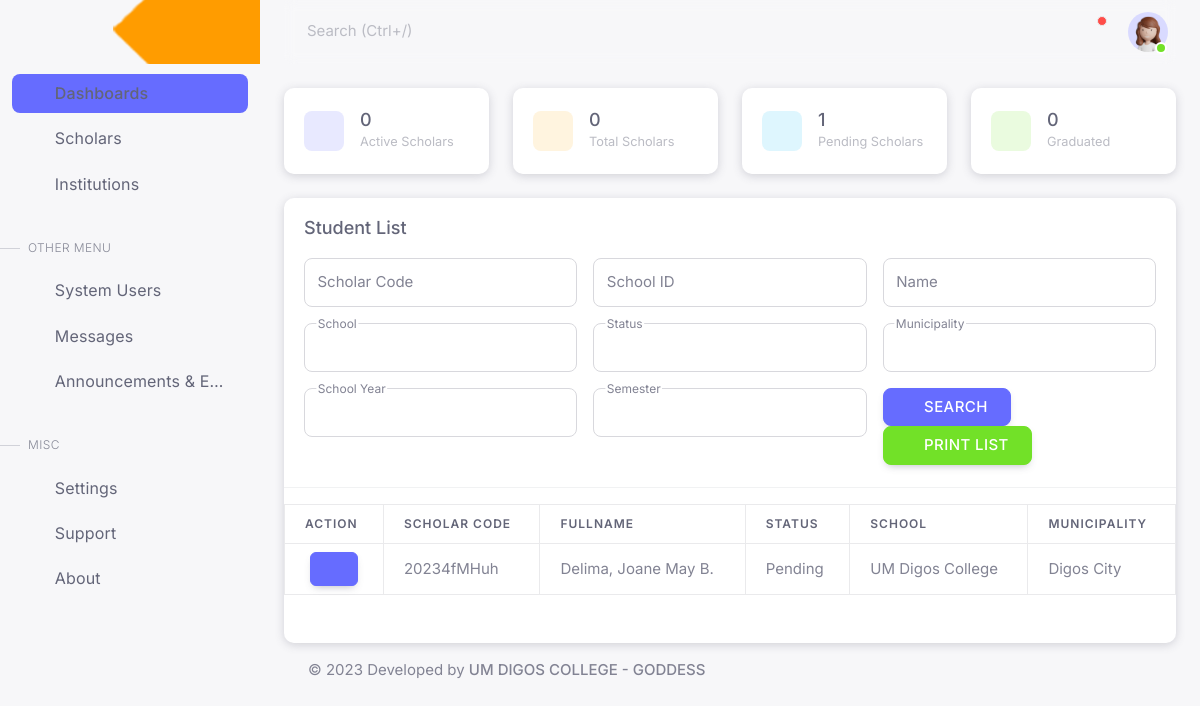
The page /accounts/dev_ops/scholarInformation.php (signed in) on the database as committed earlier.
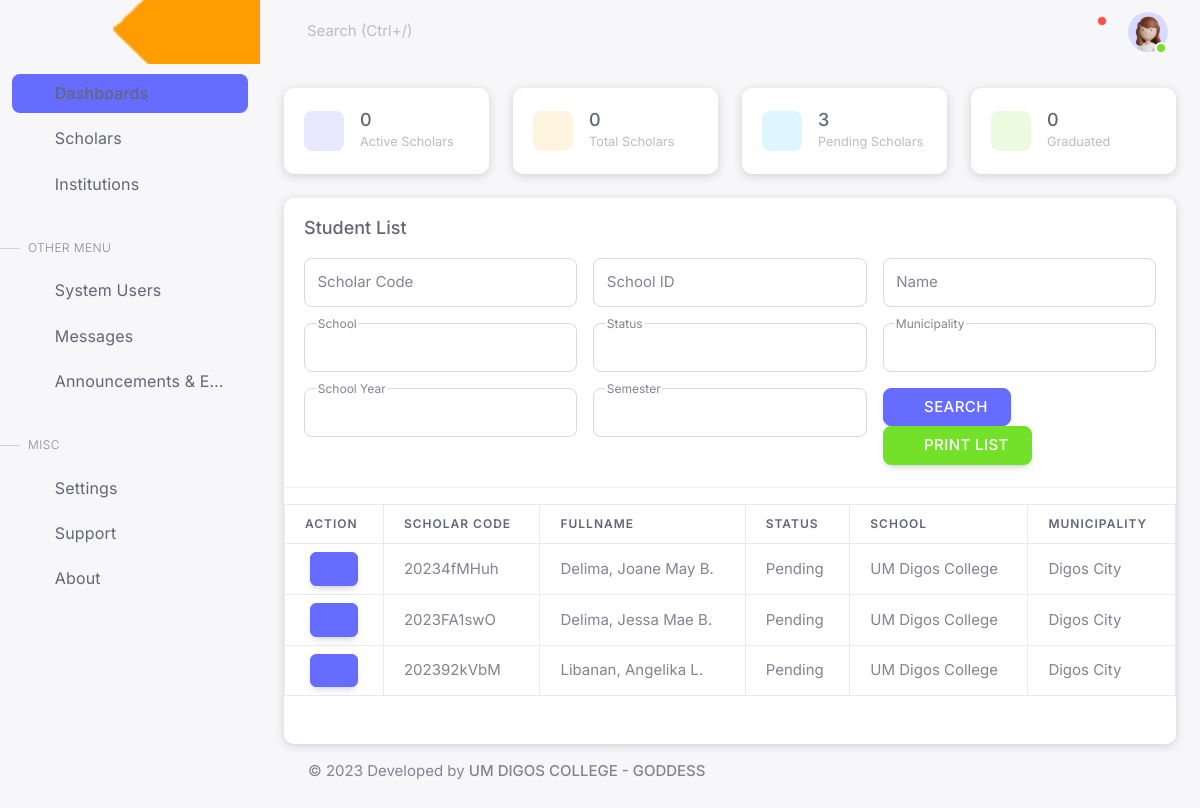
The same page on the database as committed later.
### tables this page shows
CREATE TABLE `prow_scholar` (
  `prow_scholar_id` int(11) NOT NULL,
  `prow_scholar_code` varchar(50) NOT NULL,
  `prow_scholar_school_id` varchar(50) NOT NULL,
  `prow_scholar_img` text NOT NULL,
  `prow_scholar_lastname` varchar(50) NOT NULL,
  `prow_scholar_firstname` varchar(50) NOT NULL,
  `prow_scholar_middlename` varchar(50) NOT NULL,
  `prow_scholar_suffix` varchar(25) NOT NULL,
  `prow_scholar_gender` varchar(10) NOT NULL,
  `prow_scholar_cs` varchar(10) NOT NULL,
  `prow_scholar_birthday` date NOT NULL,
  `prow_scholar_birthplace` varchar(50) NOT NULL,
  `prow_scholar_con` varchar(11) NOT NULL,
  `prow_scholar_email` varchar(50) NOT NULL,
  `prow_scholar_acct_status` int(11) NOT NULL DEFAULT 2,
  `prow_account_type` int(11) NOT NULL DEFAULT 1,
  `prow_initial_approve` int(11) NOT NULL,
  `prow_initial_updated` datetime NOT NULL DEFAULT current_timestamp(),
  `prow_scholar_filled_up` int(11) NOT NULL DEFAULT 0,
  `prow_scholar_created` datetime NOT NULL,
  `prow_scholar_updated` datetime NOT NULL
);

CREATE TABLE `prow_scholar_app_logs` (
  `prow_scholar_app_logs_id` int(11) NOT NULL,
  `prow_scholar_code` varchar(50) NOT NULL,
  `prow_app_log_code` varchar(11) NOT NULL,
  `prow_app_log_status` int(1) NOT NULL,
  `prow_hei` varchar(255) NOT NULL,
  `prow_course` varchar(255) NOT NULL,
  `prow_yr_lvl` int(11) NOT NULL,
  `prow_sy` varchar(50) NOT NULL,
  `prow_sem` varchar(50) NOT NULL,
  `prow_app_logs_created` datetime NOT NULL
);

CREATE TABLE `prow_hei` (
  `prow_hei_id` int(11) NOT NULL,
  `prow_hei_code` varchar(50) NOT NULL,
  `prow_hei_name` varchar(50) NOT NULL,
  `prow_hei_logo` text NOT NULL,
  `prow_hei_cover_photo` text NOT NULL,
  `prow_hei_contact_person` varchar(50) NOT NULL,
  `prow_hei_contact` varchar(50) NOT NULL,
  `prow_hei_email` varchar(50) NOT NULL,
  `prow_hei_street` varchar(50) NOT NULL,
  `prow_hei_barangay` varchar(50) NOT NULL,
  `prow_hei_municipality` varchar(50) NOT NULL,
  `prow_hei_province` varchar(50) NOT NULL,
  `prow_hei_zip` varchar(50) NOT NULL,
  `prow_hei_lat` double NOT NULL,
  `prow_hei_long` double NOT NULL,
  `prow_hei_acct_status` int(11) NOT NULL DEFAULT 1,
  `prow_hei_created` datetime NOT NULL,
  `prow_hei_updated` datetime NOT NULL
);

CREATE TABLE `prow_scholar_address` (
  `prow_address_id` int(11) NOT NULL,
  `prow_scholar_code` varchar(50) NOT NULL,
  `prow_address_description` varchar(50) NOT NULL,
  `prow_address_brgy` varchar(50) NOT NULL,
  `prow_address_municipality` varchar(50) NOT NULL,
  `prow_address_province` varchar(50) NOT NULL,
  `prow_address_zipcode` int(11) NOT NULL,
  `prow_address_long` varchar(100) NOT NULL,
  `prow_address_lat` varchar(100) NOT NULL,
  `prow_address_created` datetime NOT NULL,
  `prow_address_updated` datetime NOT NULL
);

### config/conn.php (called while the page is built, shortened)
<?php
	function PWD(){
		include 'conf.php';
		$options = [
			PDO::ATTR_PERSISTENT => true
		];
		$dbConnection = new PDO('mysql:dbname='.$dbname.';host='.$servername.';charset=utf8mb4', $username, $password, $options);
		$dbConnection->setAttribute(PDO::ATTR_EMULATE_PREPARES, false);
		$dbConnection->setAttribute(PDO::ATTR_ERRMODE, PDO::ERRMODE_EXCEPTION);
		return $dbConnection;
	}
?>

### accounts/dev_ops/scholarInformation.paginate.php (called while the page is built, shortened)
<?php
    $page_rows = 15;
    $pagenum = 1;
    $limit = 'LIMIT ' .($pagenum - 1) * $page_rows .',' .$page_rows;
    $paginate=PWD()->prepare("SELECT * FROM
                                    prow_scholar
                                    Order By
                                    prow_scholar_lastname
                                    $limit");
    $paginate->execute();
?>

### config/me.methods.php (called while the page is built, shortened)
<?php
    function my_rand_str( $length ) {
        $chars = "abcdefghijklmnopqrstuvwxyzABCDEFGHIJKLMNOPQRSTUVWXYZ";
        $str="";
        $size = strlen( $chars );
        for( $i = 0; $i < $length; $i++ ) {
            $str .= $chars[ rand( 0, $size - 1 ) ];
        }
        return $str;
    }
?>

### config/scholar.methods.php (called while the page is built, shortened)
<?php
    function getFullname($profileCode){
        $statement=PWD()->prepare("SELECT
                                        prow_scholar_lastname,
                                        prow_scholar_firstname,
                                        prow_scholar_middlename,
                                        prow_scholar_suffix
                                        From
                                        prow_scholar
                                        Where
                                        prow_scholar_code = :prow_scholar_code");
        $statement->execute([
            'prow_scholar_code' => $profileCode
        ]);
        $res=$statement->fetch(PDO::FETCH_ASSOC);
        if (is_array($res)) {
            $middleInitial = substr($res['prow_scholar_middlename'], 0, 1);
            if (empty($res['prow_scholar_middlename']) && empty($res['prow_scholar_suffix'])) {
                $result = $res['prow_scholar_lastname'] . ", " . $res['prow_scholar_firstname'];
            } else if (empty($res['prow_scholar_middlename'])) {
                $result = $res['prow_scholar_lastname'] . ", " . $res['prow_scholar_firstname'] . " " . $res['prow_scholar_suffix'];
            } else if (empty($res['prow_scholar_suffix'])) {
                $result = $res['prow_scholar_lastname'] . ", " . $res['prow_scholar_firstname'] . " " . $middleInitial . ". ";
            } else {
                $result = $res['prow_scholar_lastname'] . ", " . $res['prow_scholar_firstname'] . " " . $middleInitial . ". " . $res['prow_scholar_suffix'];
            }
            return $result;
        } else {
            return null;
        }
    }
     function getScholarStatus($acct_status){
        if ($acct_status==1){
            $status = "Approved";
        }else if ($acct_status==2){
            $status = "Pending";
        }else{
            $status = "For Reapplication";
        }
        return $status;
    }
?>

### config/hei.methods.php (called while the page is built, shortened)
<?php
    function getSchoolName($heiID){
        $statement=PWD()->prepare("SELECT
                                    prow_hei_name
                                    From
                                    prow_hei
                                    Where
                                    prow_hei_id = :prow_hei_id");
        $statement->execute([
            'prow_hei_id' => $heiID
        ]);
        $res=$statement->fetch(PDO::FETCH_ASSOC);
        if (empty($res['prow_hei_name'])) {
            return "";
        } else {
            return $res['prow_hei_name'];
        }
    }
    function getScholarSchool($profileCode){
        $statement=PWD()->prepare("SELECT
                                        *
                                        From
                                        prow_scholar_app_logs
                                        Where
                                        prow_scholar_code = :prow_scholar_code");
        $statement->execute([
            'prow_scholar_code' => $profileCode
        ]);
        $res=$statement->fetch(PDO::FETCH_ASSOC);
        if (empty($res['prow_hei'])) {
            return "Not yet enrolled";
        } else {
            return getSchoolName($res['prow_hei']);
        }
    }
?>

### config/municipality.methods.php (called while the page is built, shortened)
<?php
    function getScholarMuni($profileCode){
        $statement=PWD()->prepare("SELECT
                                        *
                                        From
                                        prow_scholar_address
                                        Where
                                        prow_scholar_code = :prow_scholar_code");
        $statement->execute([
            'prow_scholar_code' => $profileCode
        ]);
        $res=$statement->fetch(PDO::FETCH_ASSOC);
        return $res['prow_address_municipality'];
    }
?>

### accounts/dev_ops/scholarInformation.php (the view, shortened to what the rows shown need)
<?php
    include 'scholarInformation.paginate.php';
    include "_head.php";
?>
<body>
    <div class="layout-wrapper layout-content-navbar">
        <div class="layout-container">
            <div class="layout-page">
                <div class="container-xxl flex-grow-1 container-p-y">
                    <div class="card">
                        <div class="card-datatable table-responsive">
                            <table class="table table-bordered">
                                <thead>
                                    <tr>
                                        <th>Action</th>
                                        <th>Scholar Code</th>
                                        <th>Fullname</th>
                                        <th>Status</th>
                                        <th>School</th>
                                        <th>Municipality</th>
                                    </tr>
                                </thead>
                                <tbody>
                                    <?php
                                        while ($scholar=$paginate->fetch(PDO::FETCH_ASSOC)) {
                                    ?>
                                    <tr>
                                        <td class="text-center p-2">
                                            <a href="scholar_profile?rand=<?= my_rand_str(100) ?>&scholarCode=<?= $scholar['prow_scholar_code'] ?>" target="_NEW">
                                                <button
                                                type="button"
                                                class="btn btn-primary btn-sm">
                                                <i class="ti-user mdi mdi-account-eye"></i>
                                                </button>
                                            </a>
                                        </td>
                                        <td><?= $scholar['prow_scholar_code'] ?></td>
                                        <td><?= getFullname($scholar['prow_scholar_code'])  ?></td>
                                        <td><?= getScholarStatus($scholar['prow_scholar_acct_status'])?></td>
                                        <td><?= getScholarSchool($scholar['prow_scholar_code'])  ?></td>
                                        <td><?= getScholarMuni($scholar['prow_scholar_code'])  ?></td>
                                    </tr>
                                    <?php } ?>
                                </tbody>
                            </table>
                        </div>
                    </div>
                </div>
            </div>
        </div>
    </div>
</body>
</html>

Rows that differ between the two databases and show on the page:
added prow_scholar: prow_scholar_code "2023FA1swO", getFullname($scholar['prow_scholar_code']) "Delima, Jessa Mae B.", prow_scholar_acct_status "Pending", prow_scholar_code.prow_hei_name "UM Digos College", prow_scholar_code.prow_address_municipality "Digos City"
added prow_scholar: prow_scholar_code "202392kVbM", getFullname($scholar['prow_scholar_code']) "Libanan, Angelika L.", prow_scholar_acct_status "Pending", prow_scholar_code.prow_hei_name "UM Digos College", prow_scholar_code.prow_address_municipality "Digos City"
Other text that changed with them:
countScholarPending(""): "1" → "3"
